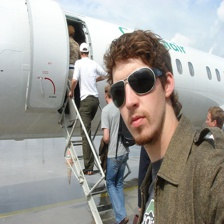
#> input picture airplane/n02691156_10597.JPEG, 224 x 224 px, found by its file name; its folder holds 4 pictures in this run
$ python findcolorful.py
#> lines starting #> are read from the running program, lines starting #| are printed output that depends on the picture
from PIL import Image
import os
import shutil
# look at the images in a subdirectory of imagenet...

# retrieve all images from subdirectory and do something to all of them

#shutil.copytree(r"D:\ImageNet\imagenet21k_resized\imagenet21k_train\airplane", r'C:\Users\Eric\Desktop\imagenet\airplane')

images = os.listdir(r'C:\Users\Eric\Desktop\imagenet\airplane')
for path in images:
    with Image.open(path) as image:
#> image is the input picture: PIL image 224x224 RGB; mean R, G, B 157.2, 154.9, 150.3
        image.rotate(45).show()
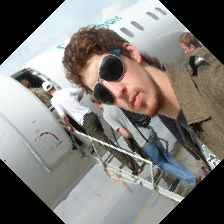
#> shown: PIL image 224x224 RGB; mean R, G, B 127, 124.2, 119.9
#> pass 2 of the loop `for path in images:`:
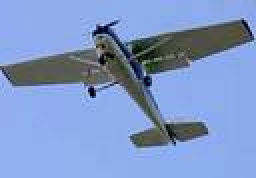
#> input picture airplane/n02691156_10715.JPEG, 128 x 89 px, found by its file name (shown 2 times larger)
#> image is the input picture: PIL image 128x89 RGB; mean R, G, B 127.4, 151.9, 200
#> `image.rotate(45).show()`:
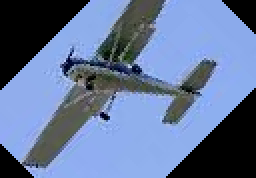
#> shown: PIL image 128x89 RGB (shown 2 times larger); mean R, G, B 99.4, 118.4, 154.9
#> pass 3 of the loop `for path in images:`:
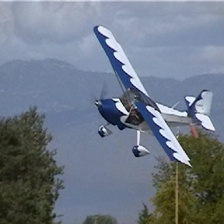
#> input picture airplane/n02691156_10776.JPEG, 224 x 224 px, found by its file name
#> image is the input picture: PIL image 224x224 RGB; mean R, G, B 110.7, 120.4, 134.1
#> `image.rotate(45).show()`:
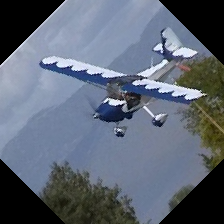
#> shown: PIL image 224x224 RGB; mean R, G, B 93.5, 102.2, 116.2
#> the loop made 4 passes; the first 3 are shown

# for f in folders[100]:
#     shutil.copyfile(f'D:\ImageNet\imagenet21k_resized\imagenet21k_train\{folders[100]}\\{f}' + os.listdir('D:\ImageNet\imagenet21k_resized\imagenet21k_train\\'+f)[0], 'images/image-class/'+f+'.jpeg')

#
# images that don't have white or clear backgrounds

# take the average by pixel color image from each subdirectory
